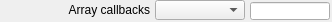
   <widget class="caFrame" name="caFrame_9">
    <property name="geometry">
     <rect>
      <x>369</x>
      <y>603</y>
      <width>332</width>
      <height>22</height>
     </rect>
    </property>
    <widget class="caLabel" name="caLabel_12">
     <property name="geometry">
      <rect>
       <x>0</x>
       <y>0</y>
       <width>150</width>
       <height>20</height>
      </rect>
     </property>
     <property name="text">
      <string>Array callbacks</string>
     </property>
     <property name="alignment">
      <set>Qt::AlignAbsolute|Qt::AlignRight|Qt::AlignTrailing|Qt::AlignVCenter</set>
     </property>
     <property name="fontScaleMode">
      <enum>ESimpleLabel::WidthAndHeight</enum>
     </property>
     <property name="foreground">
      <color>
       <red>0</red>
       <green>0</green>
       <blue>0</blue>
      </color>
     </property>
     <property name="background">
      <color alpha="0">
       <red>0</red>
       <green>0</green>
       <blue>0</blue>
      </color>
     </property>
     <property name="frameShape">
      <enum>QFrame::NoFrame</enum>
     </property>
    </widget>
    <widget class="caMenu" name="caMenu_0">
     <property name="geometry">
      <rect>
       <x>155</x>
       <y>0</y>
       <width>90</width>
       <height>20</height>
      </rect>
     </property>
     <property name="channel" stdset="0">
      <string>$(P)$(R)ArrayCallbacks</string>
     </property>
     <property name="colorMode">
      <enum>caMenu::Static</enum>
     </property>
     <property name="foreground">
      <color>
       <red>0</red>
       <green>0</green>
       <blue>0</blue>
      </color>
     </property>
     <property name="background">
      <color>
       <red>115</red>
       <green>223</green>
       <blue>255</blue>
      </color>
     </property>
    </widget>
    <widget class="caLineEdit" name="caLineEdit_5">
     <property name="geometry">
      <rect>
       <x>250</x>
       <y>2</y>
       <width>80</width>
       <height>18</height>
      </rect>
     </property>
     <property name="alignment">
      <set>Qt::AlignAbsolute|Qt::AlignCenter|Qt::AlignHCenter|Qt::AlignVCenter</set>
     </property>
     <property name="channel" stdset="0">
      <string>$(P)$(R)ArrayCallbacks_RBV</string>
     </property>
     <property name="foreground">
      <color>
       <red>10</red>
       <green>0</green>
       <blue>184</blue>
      </color>
     </property>
     <property name="background">
      <color>
       <red>187</red>
       <green>187</green>
       <blue>187</blue>
      </color>
     </property>
     <property name="colorMode">
      <enum>caLineEdit::Static</enum>
     </property>
     <property name="precisionMode">
      <enum>caLineEdit::Channel</enum>
     </property>
     <property name="limitsMode">
      <enum>caLineEdit::Channel</enum>
     </property>
     <property name="maxValue">
      <double>1.000000000000000</double>
     </property>
     <property name="minValue">
      <double>0.000000000000000</double>
     </property>
     <property name="fontScaleMode" stdset="0">
      <enum>caLineEdit::WidthAndHeight</enum>
     </property>
     <property name="formatType">
      <enum>caLineEdit::string</enum>
     </property>
    </widget>
   </widget>
